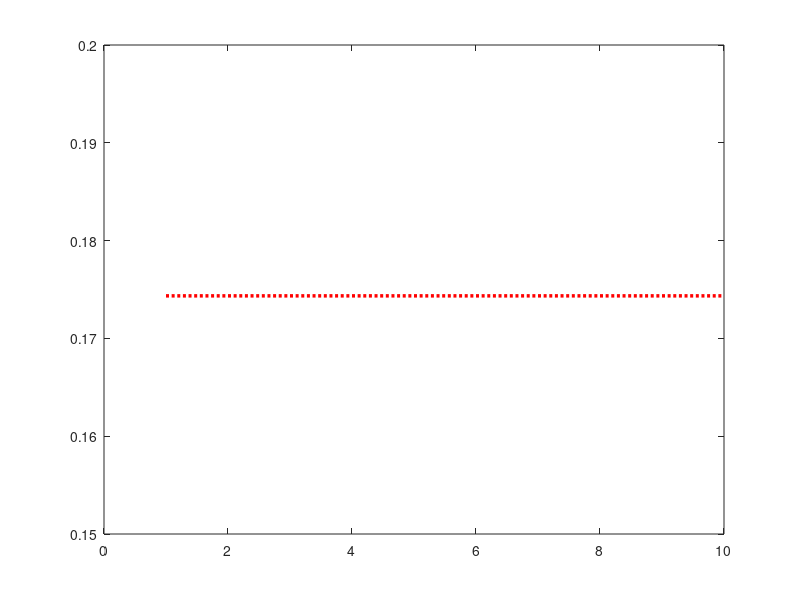

Write the MATLAB code that produced this figure. (Note: this script raises an error after producing the figure.)
clear all; close all; clc;
%syms x y
ep = 1/2.381; p = 0.956; omg = 1/3.119;
d = 0.000034;nu=0.031;
mu=0.17435;
%c=0.101;
a=1;
b=10;
c=2;
f = a * (sech(b*mu - c)).^2;       % Define f(x)
g = f / (mu + nu);
pri=linspace(1, 10, 100);
omg_values = 1./pri;
g1_max=g*ones(size(omg_values));
ess_mu=mu*ones(size(omg_values));
plot(1./omg_values,ess_mu,'r:','LineWidth', 2.5); hold on
%%
%close all; 
%clear all;clc
syms mu
ep = 1/2.381; p = 0.956; omg = 1/3.119;
d = 0.000034;nu=0.031;%c=0.101;
a=1;
b=10;
c=2;

beta1=a*((sech(b*mu-c)).^2);
R0=(beta1)/(nu+mu);
% Convert the symbolic function R0 to a numeric function
f_numeric1 = matlabFunction(R0, 'Vars', mu);
mu_range = linspace(0, 1, 500);
Z1 = f_numeric1(mu_range);
[max_Z, idx] = max(Z1(:));
%clear all; close all; clc;
% Define the function f(x) and g(x)
syms mua omg
ep = 1/2.381; p = 0.956; %omg = 1/3.119;
d = 0.000034; %c = 0.101;
%nu=0.031;
mu=mu_range(idx);
% a1 = 2; a2 = 2;
% b1 = 5; b2 = 5;
a1=1.5;
a2=1;
b1=10;
b2=10;
c1=0.2;
c2=2;

% Define functions
alp = a1 * (sech(b1 * mua - c1))^2;
A1 =  alp /  (omg + mua);
A2 = omg * (1 - p) / (omg + mua);
beta = a2 * (sech(b2 * mu - c2))^2;
g = A1 + A2 * (beta) / (nu + mu);
% Create a range of y values
pri=linspace(1, 10, 100);
omg_values = 1./pri;%linspace(0, 1, 100); % 100 points in [0, 1]
mua_max_values = zeros(size(omg_values)); % Preallocate for solutions
g_max_values1 = zeros(size(omg_values)); % Preallocate for max g(x)

% Find argmax x for each y
for i = 1:length(omg_values)
    % Substitute the current y value into g(x)
    g_y = subs(g, omg, omg_values(i));
    
    % Maximize g(x) over the interval [0, 1]
    [mua_max, g_max] = fminbnd(@(mua_eval) -double(subs(g_y, mua, mua_eval)), 0, 1);
    
    % Store the results
    mua_max_values(i) = mua_max;       % x that maximizes g(x)
    g_max_values1(i) = -g_max;      % Maximum value of g(x)
end

% Plot y vs. x_max (argmax x)
%close all
plot(1./omg_values, mua_max_values, 'b--', 'LineWidth', 1.5);
xlabel('$\omega^{-1}$:  expected time in the asymptomatic state');
 ylabel('ESS: $\mu_S^*,\ \mu_A^*$');
% title('\mu_a^* vs. \nu');
legend('$\mu_S^*$','$\mu_A^*$','Location','best')
fname = 'omgVsVirulance';
hfig = gcf;

%%
 close all;
 figure;
plot(1./omg_values, mua_max_values, 'b', 'LineWidth', 1.5);
xlabel('$\omega^{-1}$:  expected time in the asymptomatic state');
ylabel('ESS: $\mu_A^*$');
grid on;
fname = 'OmgSenModel2MuA';
hfig = gcf;
%%
 close all;
 figure;
plot(1./omg_values, g1_max, 'r:', 'LineWidth', 2.5);hold on;
plot(1./omg_values, g_max_values1, 'b--', 'LineWidth', 1.5);
xlabel('$\omega^{-1}$:  expected time in the asymptomatic state');
ylabel('Maximum fitness value');
legend('Model 1: $\phi_1(\mu_1^*)$','Model 2: $\phi_2(\mu_A^*,\mu_S^*)$','Location','best')
grid on;
fname = 'OmgSenModelFit';
hfig = gcf;
